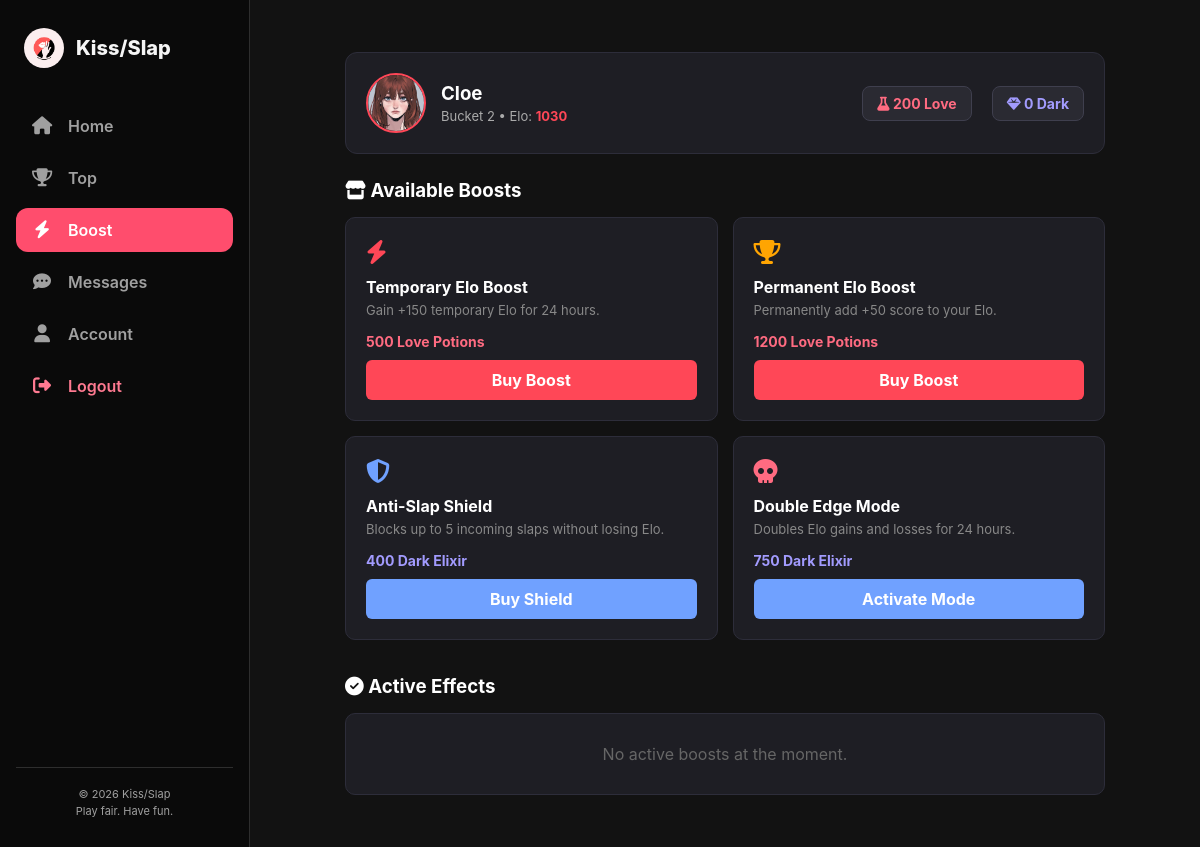
The app's page /boost (signed in) with its own data.
### tables this page shows
CREATE TABLE users (
    id INTEGER PRIMARY KEY AUTOINCREMENT,
    name TEXT NOT NULL,
    age INTEGER NOT NULL,
    location TEXT NOT NULL,
    image_url TEXT NOT NULL,
    email TEXT UNIQUE,
    password_hash TEXT,
    profile_handle TEXT,
    kisses INTEGER NOT NULL DEFAULT 0,
    slaps INTEGER NOT NULL DEFAULT 0,
    elo INTEGER NOT NULL DEFAULT 1000,
    bucket INTEGER NOT NULL DEFAULT 1
, sex TEXT, love INTEGER DEFAULT 0, dark INTEGER DEFAULT 0, elo_temp INTEGER DEFAULT 0, temp_boost_expires DATETIME, shield_charges INTEGER DEFAULT 0, double_edge_expires DATETIME);

### app.py (the view)
@app.get("/boost")
@login_required
def boost():
    boosts = rows("""
        SELECT id, icon, title, description, resource_type AS type, price, action
        FROM boosts ORDER BY id
    """)
    profile = rows("""
        SELECT name, bucket, elo, image_url AS image, dark, love,
               elo_temp, temp_boost_expires, shield_charges, double_edge_expires
        FROM users WHERE id = :user_id
    """, {"user_id": current_user_id()})[0]
    now_str = datetime.utcnow().strftime("%Y-%m-%d %H:%M:%S")
    elo_temp_active = bool(
        profile.get("temp_boost_expires") and profile["temp_boost_expires"] > now_str
    )
    shield_active = bool(
        profile.get("shield_charges") and profile["shield_charges"] > 0
    )
    double_edge_active = bool(
        profile.get("double_edge_expires") and profile["double_edge_expires"] > now_str
    )
    display_elo = profile["elo"] + (profile["elo_temp"] if elo_temp_active else 0)
    active_boosts = {
        "elo_temp": elo_temp_active,
        "temp_expires": profile.get("temp_boost_expires"),
        "shield_charges": profile.get("shield_charges") or 0,
        "double_edge": double_edge_active,
        "double_edge_expires": profile.get("double_edge_expires")
    }
    return render_template(
        "boost.html",
        profile_name=profile["name"],
        active_page="boost",
        boosts=boosts,
        profile_image=profile["image"],
        potions=profile["love"],
        elixirs=profile["dark"],
        elo=display_elo,
        bucket=profile["bucket"],
        active_boosts=active_boosts
    )

### app.py (called while the page is built)
def rows(sql, params=None):
	result = db.session.execute(text(sql), params or {})
	return [dict(row) for row in result.mappings()]

def media_url(filename):
	if not filename:
		return url_for("static", filename="logo.png")
	return url_for("uploaded_image", filename=filename)

def current_user_id():
	return session.get("user_id", CURRENT_USER_ID)

def login_required(view):
	@wraps(view)
	def wrapped_view(*args, **kwargs):
		if "user_id" not in session:
			return redirect(url_for("login", next=request.path))
		return view(*args, **kwargs)
	return wrapped_view

@app.context_processor
def shared_navigation():
	return {
		"nav_items": [
			{"key": "home", "label": "Home", "href": url_for("home"), "icon": "fa-house"},
			{"key": "top", "label": "Top", "href": url_for("top"), "icon": "fa-trophy"},
			{"key": "boost", "label": "Boost", "href": url_for("boost"), "icon": "fa-bolt"},
			{"key": "messages", "label": "Messages", "href": url_for("messages"), "icon": "fa-comment-dots"},
			{"key": "account", "label": "Account", "href": url_for("account"), "icon": "fa-user"},
		],
		"logout_url": url_for("logout"),
		"logo_url": url_for("static", filename="logo.png"),
		"media_url": media_url,
	}

### templates/boost.html (shortened to what this page needs)
{% extends "index.html" %}
{% block page_class %}page-boost{% endblock %}
{% block content %}
<div class="content-wrapper" style="max-width: 800px; margin: 0 auto; padding: 20px;">
  <div class="dashboard-card" style="display: flex; align-items: center; justify-content: space-between; background: #1e1e24; padding: 20px; border-radius: 12px; margin-bottom: 25px; border: 1px solid #2d2d3a;">
    <div style="display: flex; align-items: center; gap: 15px;">
      <img src="{{ media_url(profile_image) }}" alt="{{ profile_name }}" style="width: 60px; height: 60px; border-radius: 50%; object-fit: cover; border: 2px solid #ff4757;">
      <div>
        <h3 style="margin: 0; color: #fff;">{{ profile_name }}</h3>
        <span style="color: #aaa; font-size: 13px;">Bucket {{ bucket }} • Elo: <strong style="color: #ff4757;">{{ elo }}</strong></span>
      </div>
    </div>
    <div style="display: flex; gap: 20px; font-size: 14px; font-weight: bold;">
      <div style="color: #ff6b81; background: #2a2a32; padding: 8px 14px; border-radius: 8px; border: 1px solid #3f3f4e;">
        <i class="fa-solid fa-flask"></i> {{ potions }} Love
      </div>
      <div style="color: #a29bfe; background: #2a2a32; padding: 8px 14px; border-radius: 8px; border: 1px solid #3f3f4e;">
        <i class="fa-solid fa-gem"></i> {{ elixirs }} Dark
      </div>
    </div>
  </div>
  <h3 style="color: #fff; margin-bottom: 15px;"><i class="fa-solid fa-store"></i> Available Boosts</h3>
  <div style="display: grid; grid-template-columns: repeat(auto-fit, minmax(280px, 1fr)); gap: 15px; margin-bottom: 35px;">
    <div style="background: #1e1e24; padding: 20px; border-radius: 10px; border: 1px solid #2d2d3a; display: flex; flex-direction: column; justify-content: space-between;">
      <div>
        <div style="font-size: 24px; color: #ff4757; margin-bottom: 10px;"><i class="fa-solid fa-bolt"></i></div>
        <h4 style="margin: 0 0 5px 0; color: #fff;">Temporary Elo Boost</h4>
        <p style="color: #888; font-size: 13px; margin-bottom: 15px;">Gain +150 temporary Elo for 24 hours.</p>
      </div>
      <div>
        <div style="color: #ff6b81; font-weight: bold; margin-bottom: 10px; font-size: 14px;">500 Love Potions</div>
        <form method="POST" action="{{ url_for('boost_elo_temp') }}">
          {% if active_boosts.elo_temp %}
            <button type="button" disabled style="width: 100%; padding: 10px; background: #3a3a4a; color: #777; border: none; border-radius: 6px; cursor: not-allowed; font-weight: bold;">
              <i class="fa-solid fa-check"></i> Already Active
            </button>
          {% else %}
            <button type="submit" style="width: 100%; padding: 10px; background: #ff4757; color: white; border: none; border-radius: 6px; cursor: pointer; font-weight: bold;">
              Buy Boost
            </button>
          {% endif %}
        </form>
      </div>
    </div>
    <div style="background: #1e1e24; padding: 20px; border-radius: 10px; border: 1px solid #2d2d3a; display: flex; flex-direction: column; justify-content: space-between;">
      <div>
        <div style="font-size: 24px; color: #ffa502; margin-bottom: 10px;"><i class="fa-solid fa-trophy"></i></div>
        <h4 style="margin: 0 0 5px 0; color: #fff;">Permanent Elo Boost</h4>
        <p style="color: #888; font-size: 13px; margin-bottom: 15px;">Permanently add +50 score to your Elo.</p>
      </div>
      <div>
        <div style="color: #ff6b81; font-weight: bold; margin-bottom: 10px; font-size: 14px;">1200 Love Potions</div>
        <form method="POST" action="{{ url_for('boost_elo_perm') }}">
          <button type="submit" style="width: 100%; padding: 10px; background: #ff4757; color: white; border: none; border-radius: 6px; cursor: pointer; font-weight: bold;">
            Buy Boost
          </button>
        </form>
      </div>
    </div>
    <div style="background: #1e1e24; padding: 20px; border-radius: 10px; border: 1px solid #2d2d3a; display: flex; flex-direction: column; justify-content: space-between;">
      <div>
        <div style="font-size: 24px; color: #70a1ff; margin-bottom: 10px;"><i class="fa-solid fa-shield-halved"></i></div>
        <h4 style="margin: 0 0 5px 0; color: #fff;">Anti-Slap Shield</h4>
        <p style="color: #888; font-size: 13px; margin-bottom: 15px;">Blocks up to 5 incoming slaps without losing Elo.</p>
      </div>
      <div>
        <div style="color: #a29bfe; font-weight: bold; margin-bottom: 10px; font-size: 14px;">400 Dark Elixir</div>
        <form method="POST" action="{{ url_for('shield_slaps') }}">
          {% if active_boosts.shield_charges > 0 %}
            <button type="button" disabled style="width: 100%; padding: 10px; background: #3a3a4a; color: #777; border: none; border-radius: 6px; cursor: not-allowed; font-weight: bold;">
              <i class="fa-solid fa-shield"></i> Active ({{ active_boosts.shield_charges }} charges left)
            </button>
          {% else %}
            <button type="submit" style="width: 100%; padding: 10px; background: #70a1ff; color: white; border: none; border-radius: 6px; cursor: pointer; font-weight: bold;">
              Buy Shield
            </button>
          {% endif %}
        </form>
      </div>
    </div>
    <div style="background: #1e1e24; padding: 20px; border-radius: 10px; border: 1px solid #2d2d3a; display: flex; flex-direction: column; justify-content: space-between;">
      <div>
        <div style="font-size: 24px; color: #ff6b81; margin-bottom: 10px;"><i class="fa-solid fa-skull"></i></div>
        <h4 style="margin: 0 0 5px 0; color: #fff;">Double Edge Mode</h4>
        <p style="color: #888; font-size: 13px; margin-bottom: 15px;">Doubles Elo gains and losses for 24 hours.</p>
      </div>
      <div>
        <div style="color: #a29bfe; font-weight: bold; margin-bottom: 10px; font-size: 14px;">750 Dark Elixir</div>
        <form method="POST" action="{{ url_for('double_edge') }}">
          {% if active_boosts.double_edge %}
            <button type="button" disabled style="width: 100%; padding: 10px; background: #3a3a4a; color: #777; border: none; border-radius: 6px; cursor: not-allowed; font-weight: bold;">
              <i class="fa-solid fa-check"></i> Already Active
            </button>
          {% else %}
            <button type="submit" style="width: 100%; padding: 10px; background: #70a1ff; color: white; border: none; border-radius: 6px; cursor: pointer; font-weight: bold;">
              Activate Mode
            </button>
          {% endif %}
        </form>
      </div>
    </div>
  </div>
  <h3 style="color: #fff; margin-bottom: 15px;"><i class="fa-solid fa-circle-check"></i> Active Effects</h3>
  <div style="background: #1e1e24; padding: 20px; border-radius: 10px; border: 1px solid #2d2d3a;">
    {% if not active_boosts.elo_temp and active_boosts.shield_charges == 0 and not active_boosts.double_edge %}
      <p style="color: #666; margin: 0; text-align: center; padding: 10px 0;">No active boosts at the moment.</p>
    {% endif %}
  </div>
</div>
{% endblock %}

### static/styles.css (style rules this page uses)
:root { --kiss-color: #FF4D6D; --slap-color: #1A1A1A; --accent-color: #FFD60A; --elixir-color: #A855F7; --bg-color: #121212; --card-bg: #1E1E1E; --text-main: #F5F5F5; --text-sub: #A0A0A0; --border-color: #2E2E2E; --sidebar-width: 250px; }
* { box-sizing: border-box; margin: 0; padding: 0; font-family: -apple-system, BlinkMacSystemFont, "Segoe UI", Roboto, Helvetica, Arial, sans-serif; }
body { background-color: var(--bg-color); color: var(--text-main); }
button, a, input { font: inherit; }
.page-app { display: flex; min-height: 100vh; overflow-x: hidden; }
.page-app .content-wrapper { width: 100%; max-width: 1100px; margin: 0 auto; }
.page-boost .content-wrapper { max-width: 900px; }
.page-boost .dashboard-card { background: linear-gradient(135deg, #25182E 0%, var(--card-bg) 100%); border: 1px solid var(--border-color); border-radius: 20px; padding: 24px; margin-bottom: 32px; display: flex; justify-content: space-between; align-items: center; }

### records on screen
users: image_url (picture), name "Cloe"

### other values on screen
{{ item.label }} "Home" "Top" "Boost" "Messages" "Account"
{{ bucket }} "2"
{{ elo }} "1030"
{{ potions }} "200"
{{ elixirs }} "0"
